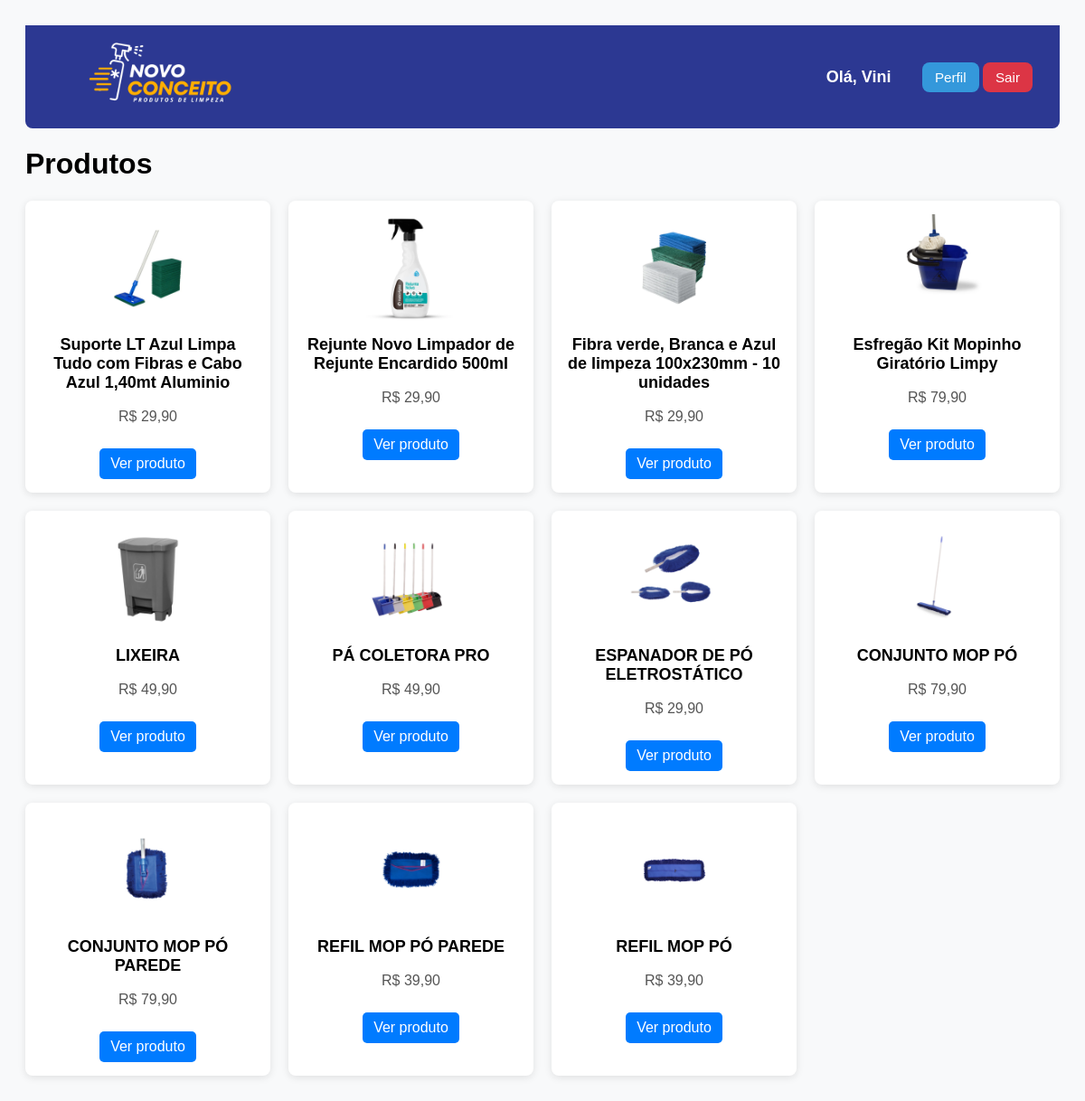
The app's page / (signed in) with its own data.
### home/models.py (models this page shows, shortened)
class Produto(models.Model):
    nome = models.CharField(max_length=100)
    descricao = models.TextField()
    preco = models.DecimalField(max_digits=10, decimal_places=2)
    imagem = models.ImageField(upload_to='produtos/')
    video = models.FileField(upload_to='produtos/videos/', blank=True, null=True)
    estoque = models.PositiveIntegerField()
    formas_pagamento = models.TextField(help_text="Ex: Pix, Boleto, Cartão em até 3x")

### home/views.py (the view)
# urls.py: path('', HomeView.as_view(), name='home'),
class HomeView(ListView):
    model = Produto
    template_name = 'home.html'
    context_object_name = 'produtos'

### home/templates/home.html (shortened to what this page needs)
{% load static %}
<!DOCTYPE html>
<html lang="pt-br">
<head>
</head>
<body>
    <header class="topbar">
        <div class="logo">
            <a href="{% url 'home'%}" style="color: white; font-weight: bold; text-decoration: none;">
                <img src="{% static 'home/novoconceito.png' %}" alt="Logo" class="logo-img">
            </a>
        </div>
        <nav class="nav">
            {% if user.is_authenticated %}
            <li>Olá, {{ user.username }}</li>
            <a href="{% url 'profile' %}" class="perfil">Perfil</a>
            {% endif %}
                {% if request.user.is_authenticated %}
                <form method="post" action="{% url 'logout' %}" style="display:inline;">
                    <button type="submit" class="btn-logout">Sair</button>
                </form>
                {% endif %}
        </nav>
    </header>
    <h1>Produtos</h1>
    <div class="grid">
        {% for produto in produtos %}
        <div class="card">
            <img src="{{ produto.imagem.url }}" alt="{{ produto.nome }}">
            <h3>{{ produto.nome }}</h3>
            <p>R$ {{ produto.preco|floatformat:2 }}</p>
            <a href="{% url 'produto_detail' produto.id %}" class="btn">Ver produto</a>
        </div>
        {% endfor %}
    </div>
</body>
</html>

### home/templates/home.html (style rules this page uses)
body { font-family: Arial, sans-serif; background: #f8f9fa; padding: 20px; }
.topbar { background-color: #2c3892; color: white; display: flex; justify-content: space-between; align-items: center; padding: 15px 30px; border-radius: 0 0 8px 8px; }
.nav a { color: white; margin-left: 20px; font-size: 18px; text-decoration: none; position: relative; }
.logo-img { height: 80px; width: auto; object-fit: contain; }
.grid { display: grid; grid-template-columns: repeat(auto-fit, minmax(250px, 1fr)); gap: 20px; }
.card { background: white; border-radius: 8px; padding: 15px; box-shadow: 0 2px 8px rgba(0, 0, 0, 0.1); text-align: center; }
.card img { max-width: 50%; height: auto; }
.card h3 { margin-top: 10px; font-size: 18px; }
.card p { color: #555; }
.btn { margin-top: 10px; background: #007bff; color: white; padding: 8px 12px; border: none; border-radius: 5px; text-decoration: none; display: inline-block; }
.btn-logout { background-color: #dc3545; color: white; border: none; padding: 8px 14px; border-radius: 8px; font-size: 0.95rem; cursor: pointer; transition: 0.3s; }
nav li { margin: 0 10px; display: inline; font-size: 18px; list-style: none; color: white; font-weight: bold; text-transform: capitalize; }
a.perfil { background-color: #3498db; color: white; padding: 8px 14px; border-radius: 8px; font-size: 0.95rem; text-decoration: none; transition: 0.3s; }

### records on screen
Produto: imagem (picture), nome "Suporte LT Azul Limpa Tudo com Fibras e Cabo Azul 1,40mt Aluminio", preco "29,90"
Produto: imagem (picture), nome "Rejunte Novo Limpador de Rejunte Encardido 500ml", preco "29,90"
Produto: imagem (picture), nome "Fibra verde, Branca e Azul de limpeza 100x230mm - 10 unidades", preco "29,90"
Produto: imagem (picture), nome "Esfregão Kit Mopinho Giratório Limpy", preco "79,90"
Produto: imagem (picture), nome "LIXEIRA", preco "49,90"
Produto: imagem (picture), nome "PÁ COLETORA PRO", preco "49,90"
Produto: imagem (picture), nome "ESPANADOR DE PÓ ELETROSTÁTICO", preco "29,90"
Produto: imagem (picture), nome "CONJUNTO MOP PÓ", preco "79,90"
Produto: imagem (picture), nome "CONJUNTO MOP PÓ PAREDE", preco "79,90"
Produto: imagem (picture), nome "REFIL MOP PÓ PAREDE", preco "39,90"
Produto: imagem (picture), nome "REFIL MOP PÓ", preco "39,90"

### other values on screen
{{ user.username }} "Vini"
